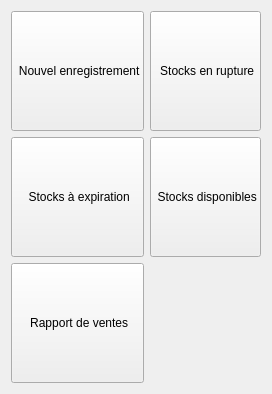
            <widget class="QWidget" name="page_home">
             <layout class="QGridLayout" name="gridLayout">
              <item row="3" column="0">
               <widget class="QPushButton" name="reportPushButton_2">
                <property name="minimumSize">
                 <size>
                  <width>0</width>
                  <height>120</height>
                 </size>
                </property>
                <property name="maximumSize">
                 <size>
                  <width>400</width>
                  <height>16777215</height>
                 </size>
                </property>
                <property name="cursor">
                 <cursorShape>PointingHandCursor</cursorShape>
                </property>
                <property name="text">
                 <string> Rapport de ventes</string>
                </property>
                <property name="icon">
                 <iconset resource="resources.qrc">
                  <normaloff>:/icons/icons/bar-chart-2.svg</normaloff>:/icons/icons/bar-chart-2.svg</iconset>
                </property>
                <property name="iconSize">
                 <size>
                  <width>40</width>
                  <height>40</height>
                 </size>
                </property>
               </widget>
              </item>
              <item row="2" column="1">
               <widget class="QPushButton" name="availablePushButton_2">
                <property name="minimumSize">
                 <size>
                  <width>0</width>
                  <height>120</height>
                 </size>
                </property>
                <property name="maximumSize">
                 <size>
                  <width>400</width>
                  <height>16777215</height>
                 </size>
                </property>
                <property name="cursor">
                 <cursorShape>PointingHandCursor</cursorShape>
                </property>
                <property name="text">
                 <string> Stocks disponibles</string>
                </property>
                <property name="icon">
                 <iconset resource="resources.qrc">
                  <normaloff>:/icons/icons/list.svg</normaloff>:/icons/icons/list.svg</iconset>
                </property>
                <property name="iconSize">
                 <size>
                  <width>40</width>
                  <height>40</height>
                 </size>
                </property>
               </widget>
              </item>
              <item row="0" column="1">
               <widget class="QPushButton" name="rupturePushButton_2">
                <property name="minimumSize">
                 <size>
                  <width>0</width>
                  <height>120</height>
                 </size>
                </property>
                <property name="maximumSize">
                 <size>
                  <width>400</width>
                  <height>16777215</height>
                 </size>
                </property>
                <property name="cursor">
                 <cursorShape>PointingHandCursor</cursorShape>
                </property>
                <property name="text">
                 <string> Stocks en rupture</string>
                </property>
                <property name="icon">
                 <iconset resource="resources.qrc">
                  <normaloff>:/icons/icons/alert-circle.svg</normaloff>:/icons/icons/alert-circle.svg</iconset>
                </property>
                <property name="iconSize">
                 <size>
                  <width>40</width>
                  <height>40</height>
                 </size>
                </property>
               </widget>
              </item>
              <item row="0" column="0">
               <widget class="QPushButton" name="newPushButton_2">
                <property name="minimumSize">
                 <size>
                  <width>0</width>
                  <height>120</height>
                 </size>
                </property>
                <property name="maximumSize">
                 <size>
                  <width>400</width>
                  <height>16777215</height>
                 </size>
                </property>
                <property name="cursor">
                 <cursorShape>PointingHandCursor</cursorShape>
                </property>
                <property name="text">
                 <string> Nouvel enregistrement</string>
                </property>
                <property name="icon">
                 <iconset resource="resources.qrc">
                  <normaloff>:/icons/icons/plus-circle.svg</normaloff>:/icons/icons/plus-circle.svg</iconset>
                </property>
                <property name="iconSize">
                 <size>
                  <width>40</width>
                  <height>40</height>
                 </size>
                </property>
               </widget>
              </item>
              <item row="2" column="0">
               <widget class="QPushButton" name="expirationPushButton_2">
                <property name="minimumSize">
                 <size>
                  <width>0</width>
                  <height>120</height>
                 </size>
                </property>
                <property name="maximumSize">
                 <size>
                  <width>400</width>
                  <height>16777215</height>
                 </size>
                </property>
                <property name="cursor">
                 <cursorShape>PointingHandCursor</cursorShape>
                </property>
                <property name="text">
                 <string> Stocks à expiration</string>
                </property>
                <property name="icon">
                 <iconset resource="resources.qrc">
                  <normaloff>:/icons/icons/alert-circle.svg</normaloff>:/icons/icons/alert-circle.svg</iconset>
                </property>
                <property name="iconSize">
                 <size>
                  <width>40</width>
                  <height>40</height>
                 </size>
                </property>
               </widget>
              </item>
             </layout>
            </widget>
